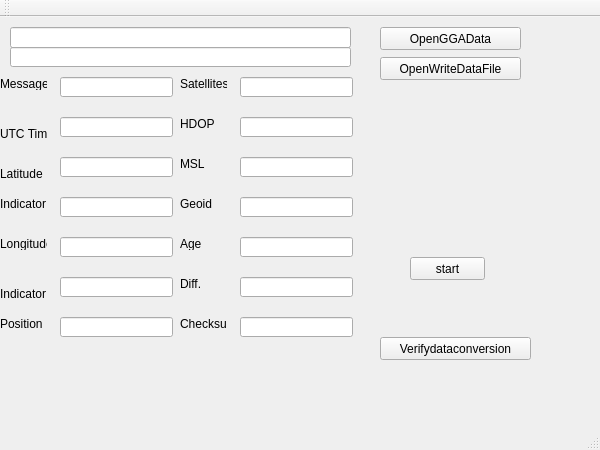
<?xml version="1.0" encoding="UTF-8"?>
<ui version="4.0">
 <class>CStructDataModuleClass</class>
 <widget class="QMainWindow" name="CStructDataModuleClass">
  <property name="geometry">
   <rect>
    <x>0</x>
    <y>0</y>
    <width>600</width>
    <height>450</height>
   </rect>
  </property>
  <property name="windowTitle">
   <string>CStructDataModule</string>
  </property>
  <widget class="QWidget" name="centralWidget">
   <widget class="QLineEdit" name="lineEdit">
    <property name="geometry">
     <rect>
      <x>10</x>
      <y>10</y>
      <width>341</width>
      <height>21</height>
     </rect>
    </property>
   </widget>
   <widget class="QPushButton" name="pushButton">
    <property name="geometry">
     <rect>
      <x>380</x>
      <y>10</y>
      <width>141</width>
      <height>23</height>
     </rect>
    </property>
    <property name="text">
     <string>OpenGGAData</string>
    </property>
   </widget>
   <widget class="QLineEdit" name="lineEdit_2">
    <property name="geometry">
     <rect>
      <x>60</x>
      <y>60</y>
      <width>113</width>
      <height>20</height>
     </rect>
    </property>
   </widget>
   <widget class="QLineEdit" name="lineEdit_3">
    <property name="geometry">
     <rect>
      <x>60</x>
      <y>100</y>
      <width>113</width>
      <height>20</height>
     </rect>
    </property>
   </widget>
   <widget class="QLineEdit" name="lineEdit_4">
    <property name="geometry">
     <rect>
      <x>60</x>
      <y>140</y>
      <width>113</width>
      <height>20</height>
     </rect>
    </property>
   </widget>
   <widget class="QLineEdit" name="lineEdit_5">
    <property name="geometry">
     <rect>
      <x>60</x>
      <y>180</y>
      <width>113</width>
      <height>20</height>
     </rect>
    </property>
   </widget>
   <widget class="QLineEdit" name="lineEdit_6">
    <property name="geometry">
     <rect>
      <x>60</x>
      <y>220</y>
      <width>113</width>
      <height>20</height>
     </rect>
    </property>
   </widget>
   <widget class="QLineEdit" name="lineEdit_7">
    <property name="geometry">
     <rect>
      <x>60</x>
      <y>260</y>
      <width>113</width>
      <height>20</height>
     </rect>
    </property>
   </widget>
   <widget class="QLineEdit" name="lineEdit_8">
    <property name="geometry">
     <rect>
      <x>60</x>
      <y>300</y>
      <width>113</width>
      <height>20</height>
     </rect>
    </property>
   </widget>
   <widget class="QLineEdit" name="lineEdit_9">
    <property name="geometry">
     <rect>
      <x>240</x>
      <y>60</y>
      <width>113</width>
      <height>20</height>
     </rect>
    </property>
   </widget>
   <widget class="QLineEdit" name="lineEdit_10">
    <property name="geometry">
     <rect>
      <x>240</x>
      <y>100</y>
      <width>113</width>
      <height>20</height>
     </rect>
    </property>
   </widget>
   <widget class="QLineEdit" name="lineEdit_11">
    <property name="geometry">
     <rect>
      <x>240</x>
      <y>140</y>
      <width>113</width>
      <height>20</height>
     </rect>
    </property>
   </widget>
   <widget class="QLineEdit" name="lineEdit_12">
    <property name="geometry">
     <rect>
      <x>240</x>
      <y>180</y>
      <width>113</width>
      <height>20</height>
     </rect>
    </property>
   </widget>
   <widget class="QLineEdit" name="lineEdit_13">
    <property name="geometry">
     <rect>
      <x>240</x>
      <y>220</y>
      <width>113</width>
      <height>20</height>
     </rect>
    </property>
   </widget>
   <widget class="QLineEdit" name="lineEdit_14">
    <property name="geometry">
     <rect>
      <x>240</x>
      <y>260</y>
      <width>113</width>
      <height>20</height>
     </rect>
    </property>
   </widget>
   <widget class="QLineEdit" name="lineEdit_15">
    <property name="geometry">
     <rect>
      <x>240</x>
      <y>300</y>
      <width>113</width>
      <height>20</height>
     </rect>
    </property>
   </widget>
   <widget class="QLabel" name="label">
    <property name="geometry">
     <rect>
      <x>0</x>
      <y>60</y>
      <width>47</width>
      <height>13</height>
     </rect>
    </property>
    <property name="text">
     <string>Message ID</string>
    </property>
   </widget>
   <widget class="QLabel" name="label_2">
    <property name="geometry">
     <rect>
      <x>0</x>
      <y>110</y>
      <width>47</width>
      <height>13</height>
     </rect>
    </property>
    <property name="text">
     <string>UTC Time</string>
    </property>
   </widget>
   <widget class="QLabel" name="label_3">
    <property name="geometry">
     <rect>
      <x>0</x>
      <y>150</y>
      <width>47</width>
      <height>13</height>
     </rect>
    </property>
    <property name="text">
     <string>Latitude</string>
    </property>
   </widget>
   <widget class="QLabel" name="label_4">
    <property name="geometry">
     <rect>
      <x>0</x>
      <y>180</y>
      <width>47</width>
      <height>13</height>
     </rect>
    </property>
    <property name="text">
     <string>Indicator</string>
    </property>
   </widget>
   <widget class="QLabel" name="label_5">
    <property name="geometry">
     <rect>
      <x>0</x>
      <y>220</y>
      <width>47</width>
      <height>13</height>
     </rect>
    </property>
    <property name="text">
     <string>Longitude</string>
    </property>
   </widget>
   <widget class="QLabel" name="label_6">
    <property name="geometry">
     <rect>
      <x>0</x>
      <y>270</y>
      <width>47</width>
      <height>13</height>
     </rect>
    </property>
    <property name="text">
     <string>Indicator</string>
    </property>
   </widget>
   <widget class="QLabel" name="label_7">
    <property name="geometry">
     <rect>
      <x>0</x>
      <y>300</y>
      <width>47</width>
      <height>13</height>
     </rect>
    </property>
    <property name="text">
     <string>Position</string>
    </property>
   </widget>
   <widget class="QLabel" name="label_8">
    <property name="geometry">
     <rect>
      <x>180</x>
      <y>60</y>
      <width>47</width>
      <height>13</height>
     </rect>
    </property>
    <property name="text">
     <string>Satellites</string>
    </property>
   </widget>
   <widget class="QLabel" name="label_9">
    <property name="geometry">
     <rect>
      <x>180</x>
      <y>100</y>
      <width>47</width>
      <height>13</height>
     </rect>
    </property>
    <property name="text">
     <string>HDOP</string>
    </property>
   </widget>
   <widget class="QLabel" name="label_10">
    <property name="geometry">
     <rect>
      <x>180</x>
      <y>140</y>
      <width>47</width>
      <height>13</height>
     </rect>
    </property>
    <property name="text">
     <string>MSL</string>
    </property>
   </widget>
   <widget class="QLabel" name="label_11">
    <property name="geometry">
     <rect>
      <x>180</x>
      <y>180</y>
      <width>47</width>
      <height>13</height>
     </rect>
    </property>
    <property name="text">
     <string>Geoid</string>
    </property>
   </widget>
   <widget class="QLabel" name="label_12">
    <property name="geometry">
     <rect>
      <x>180</x>
      <y>220</y>
      <width>47</width>
      <height>13</height>
     </rect>
    </property>
    <property name="text">
     <string>Age</string>
    </property>
   </widget>
   <widget class="QLabel" name="label_13">
    <property name="geometry">
     <rect>
      <x>180</x>
      <y>260</y>
      <width>47</width>
      <height>13</height>
     </rect>
    </property>
    <property name="text">
     <string>Diff.</string>
    </property>
   </widget>
   <widget class="QLabel" name="label_14">
    <property name="geometry">
     <rect>
      <x>180</x>
      <y>300</y>
      <width>47</width>
      <height>13</height>
     </rect>
    </property>
    <property name="text">
     <string>Checksum</string>
    </property>
   </widget>
   <widget class="QPushButton" name="pushButton_2">
    <property name="geometry">
     <rect>
      <x>410</x>
      <y>240</y>
      <width>75</width>
      <height>23</height>
     </rect>
    </property>
    <property name="text">
     <string>start</string>
    </property>
   </widget>
   <widget class="QLineEdit" name="lineEdit_16">
    <property name="geometry">
     <rect>
      <x>10</x>
      <y>30</y>
      <width>341</width>
      <height>20</height>
     </rect>
    </property>
   </widget>
   <widget class="QPushButton" name="pushButton_3">
    <property name="geometry">
     <rect>
      <x>380</x>
      <y>40</y>
      <width>141</width>
      <height>23</height>
     </rect>
    </property>
    <property name="text">
     <string>OpenWriteDataFile</string>
    </property>
   </widget>
   <widget class="QPushButton" name="pushButton_4">
    <property name="geometry">
     <rect>
      <x>380</x>
      <y>320</y>
      <width>151</width>
      <height>23</height>
     </rect>
    </property>
    <property name="text">
     <string>Verifydataconversion</string>
    </property>
   </widget>
  </widget>
  <widget class="QMenuBar" name="menuBar">
   <property name="geometry">
    <rect>
     <x>0</x>
     <y>0</y>
     <width>600</width>
     <height>21</height>
    </rect>
   </property>
  </widget>
  <widget class="QToolBar" name="mainToolBar">
   <attribute name="toolBarArea">
    <enum>TopToolBarArea</enum>
   </attribute>
   <attribute name="toolBarBreak">
    <bool>false</bool>
   </attribute>
  </widget>
  <widget class="QStatusBar" name="statusBar"/>
 </widget>
 <layoutdefault spacing="6" margin="11"/>
 <resources>
  <include location="CStructDataModule.qrc"/>
 </resources>
 <connections/>
</ui>
